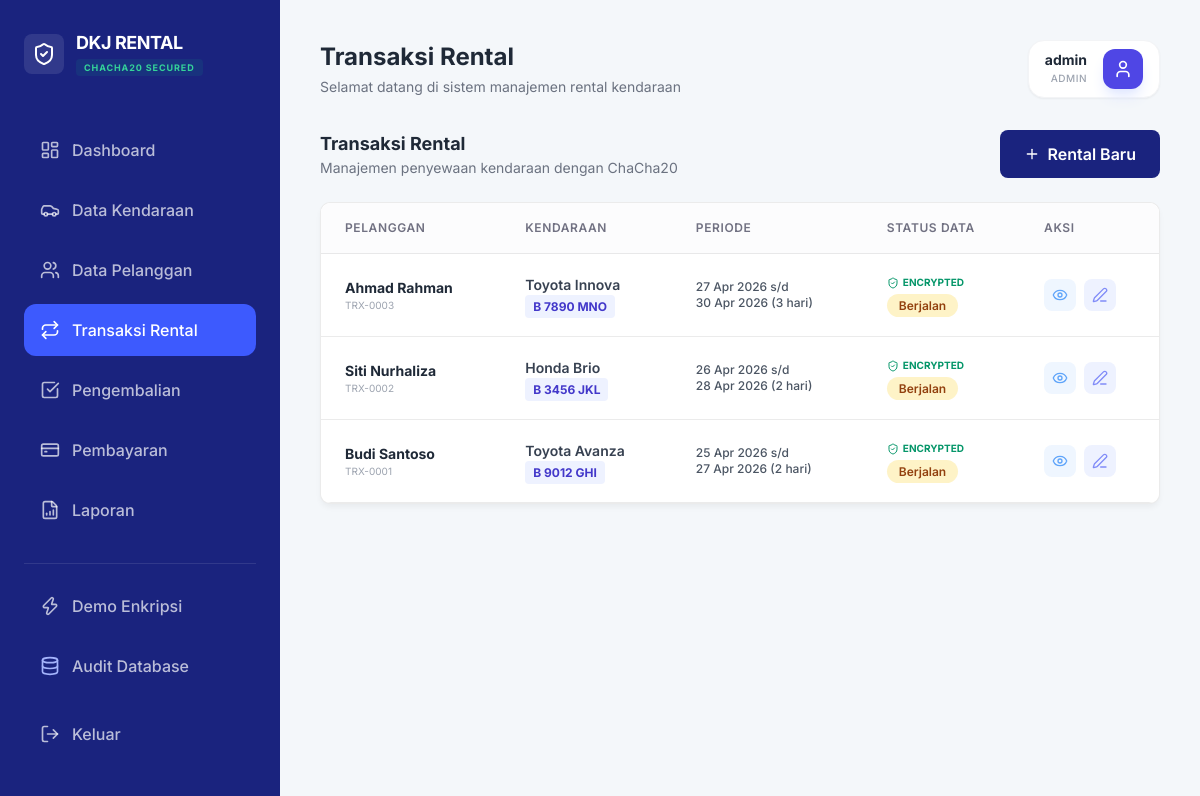
Page /dashboard.php?page=rentals (signed in) on the earlier database version.
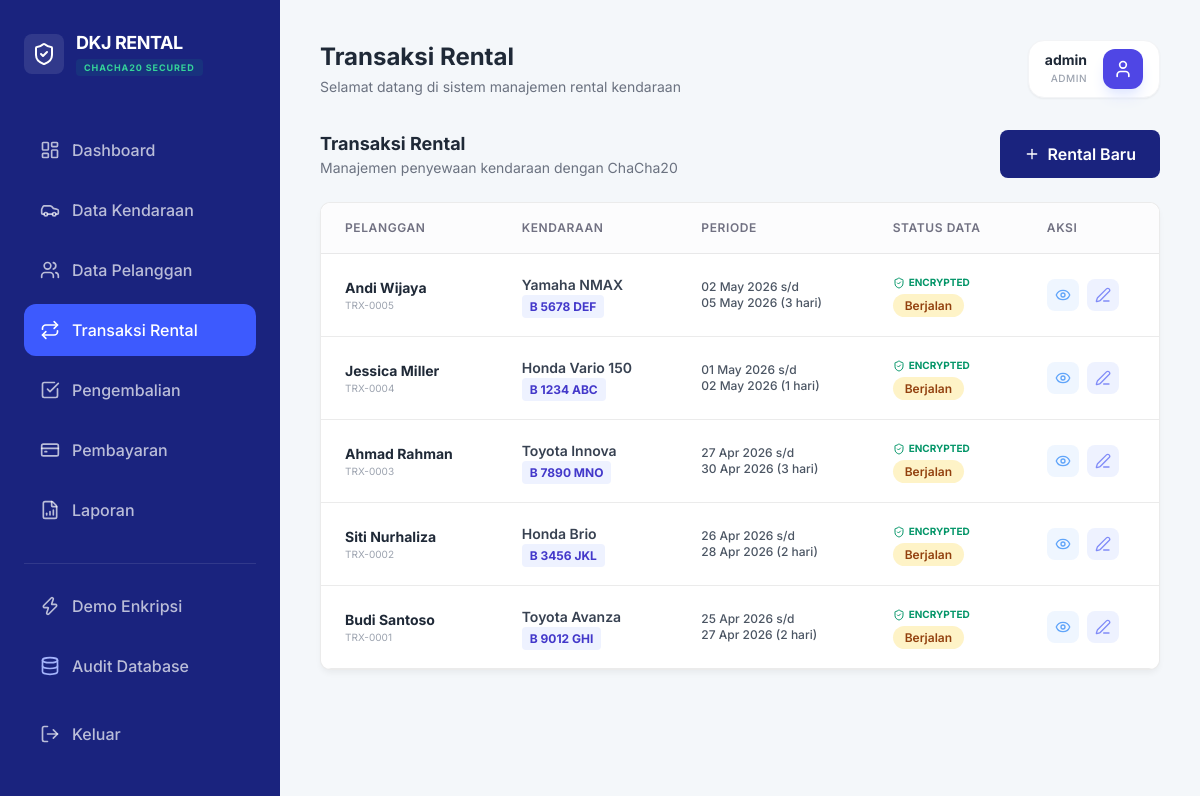
Same page on the later database version.
### tables this page shows
CREATE TABLE rentals (
        id INTEGER PRIMARY KEY AUTOINCREMENT,
        pelanggan_id INTEGER,
        kendaraan_id INTEGER,
        tanggal_sewa DATE,
        tanggal_kembali DATE,
        durasi INTEGER,
        deposit TEXT,
        catatan_jaminan TEXT,
        status TEXT DEFAULT 'berjalan',
        FOREIGN KEY(pelanggan_id) REFERENCES customers(id),
        FOREIGN KEY(kendaraan_id) REFERENCES vehicles(id)
    );

CREATE TABLE customers (
        id INTEGER PRIMARY KEY AUTOINCREMENT,
        nama_pelanggan TEXT,
        nomor_hp TEXT,
        email TEXT,
        alamat TEXT,
        nomor_identitas TEXT
    );

CREATE TABLE vehicles (
        id INTEGER PRIMARY KEY AUTOINCREMENT,
        kode_kendaraan TEXT UNIQUE,
        nama_kendaraan TEXT,
        jenis TEXT,
        plat_nomor TEXT,
        tarif_harian INTEGER,
        status TEXT DEFAULT 'tersedia'
    );

### helpers/security_helper.php (called while the page is built, shortened)
<?php
class SecurityHelper {
    public static function generateKey() {
        $seed = SERVER_SEED . MASTER_SECRET;
        return hash('sha256', $seed, true);
    }
    public static function decrypt($base64_data) {
        $decoded = base64_decode($base64_data);
        $key = self::generateKey();
        if (function_exists('sodium_crypto_stream_chacha20_xor')) {
            $nonce_len = 8;
            if (strlen($decoded) < $nonce_len) return "[Error]";
            $nonce = substr($decoded, 0, $nonce_len);
            $ciphertext = substr($decoded, $nonce_len);
            return sodium_crypto_stream_chacha20_xor($ciphertext, $nonce, $key);
        } else {
            $nonce_len = 16;
            $nonce = substr($decoded, 0, $nonce_len);
            $ciphertext = substr($decoded, $nonce_len);
            return openssl_decrypt($ciphertext, 'chacha20', $key, OPENSSL_RAW_DATA, $nonce);
        }
    }
}
?>

### modules/rentals.php (the view, shortened to what this page needs)
<?php
$rentals = $db->query("
    SELECT r.*, c.nama_pelanggan, v.nama_kendaraan, v.plat_nomor
    FROM rentals r
    JOIN customers c ON r.pelanggan_id = c.id
    JOIN vehicles v ON r.kendaraan_id = v.id
    ORDER BY r.id DESC
")->fetchAll(PDO::FETCH_ASSOC);
?>
<div class="flex justify-between items-center mb-6">
    <div>
        <h3 class="text-lg font-bold text-gray-800">Transaksi Rental</h3>
        <p class="text-sm text-gray-500">Manajemen penyewaan kendaraan dengan ChaCha20</p>
    </div>
    <button onclick="openRentalModal()" class="btn-primary flex items-center gap-2">
        <i data-lucide="plus" class="w-4 h-4"></i> Rental Baru
    </button>
</div>
<div class="card p-0 overflow-hidden">
    <div class="table-container border-none">
        <table>
            <thead>
                <tr>
                    <th>Pelanggan</th>
                    <th>Kendaraan</th>
                    <th>Periode</th>
                    <th>Status Data</th>
                    <th>Aksi</th>
                </tr>
            </thead>
            <tbody>
                <?php foreach ($rentals as $res): ?>
                <tr>
                    <td>
                        <div class="font-bold text-gray-800"><?= htmlspecialchars($res['nama_pelanggan']) ?></div>
                        <div class="text-[10px] text-gray-400">TRX-<?= str_pad($res['id'], 4, '0', STR_PAD_LEFT) ?></div>
                    </td>
                    <td>
                        <div class="font-semibold text-gray-700"><?= $res['nama_kendaraan'] ?></div>
                        <span class="px-2 py-1 bg-indigo-50 text-indigo-700 rounded text-xs font-bold"><?= $res['plat_nomor'] ?></span>
                    </td>
                    <td class="text-gray-600">
                        <div class="text-xs font-medium"><?= date('d M Y', strtotime($res['tanggal_sewa'])) ?> s/d</div>
                        <div class="text-xs font-medium"><?= date('d M Y', strtotime($res['tanggal_kembali'])) ?> (<?= $res['durasi'] ?> hari)</div>
                    </td>
                    <td>
                        <div class="flex items-center gap-1 text-emerald-600 text-[10px] font-bold mb-1">
                            <i data-lucide="shield-check" class="w-3 h-3"></i> ENCRYPTED
                        </div>
                        <span class="badge-status <?= $res['status'] === 'berjalan' ? 'badge-warning' : 'badge-success' ?>">
                            <?= ucfirst($res['status']) ?>
                        </span>
                    </td>
                    <td>
                        <div class="flex items-center gap-2">
                            <button onclick='viewDetail(<?= json_encode($res) ?>, <?= json_encode([
                                "deposit" => SecurityHelper::decrypt($res["deposit"]),
                                "catatan_jaminan" => SecurityHelper::decrypt($res["catatan_jaminan"])
                            ]) ?>)' class="p-2 text-blue-400 hover:text-blue-600 bg-blue-50 rounded-lg" title="Audit Data">
                                <i data-lucide="eye" class="w-4 h-4"></i>
                            </button>
                            <?php if($res['status'] === 'berjalan'): ?>
                            <button onclick='editRental(<?= json_encode($res) ?>, <?= json_encode([
                                "deposit" => SecurityHelper::decrypt($res["deposit"]),
                                "catatan_jaminan" => SecurityHelper::decrypt($res["catatan_jaminan"])
                            ]) ?>)' class="p-2 text-indigo-400 hover:text-indigo-600 bg-indigo-50 rounded-lg">
                                <i data-lucide="edit-3" class="w-4 h-4"></i>
                            </button>
                            <?php endif; ?>
                        </div>
                    </td>
                </tr>
                <?php endforeach; ?>
            </tbody>
        </table>
    </div>
</div>

Differences in the rows shown:
added rentals: pelanggan.nama_pelanggan "Andi Wijaya", id "0005", kendaraan.nama_kendaraan "Yamaha NMAX", kendaraan.plat_nomor "B 5678 DEF", tanggal_sewa "02 May 2026", tanggal_kembali "05 May 2026", durasi "3", status "Berjalan"
added rentals: pelanggan.nama_pelanggan "Jessica Miller", id "0004", kendaraan.nama_kendaraan "Honda Vario 150", kendaraan.plat_nomor "B 1234 ABC", tanggal_sewa "01 May 2026", tanggal_kembali "02 May 2026", durasi "1", status "Berjalan"
